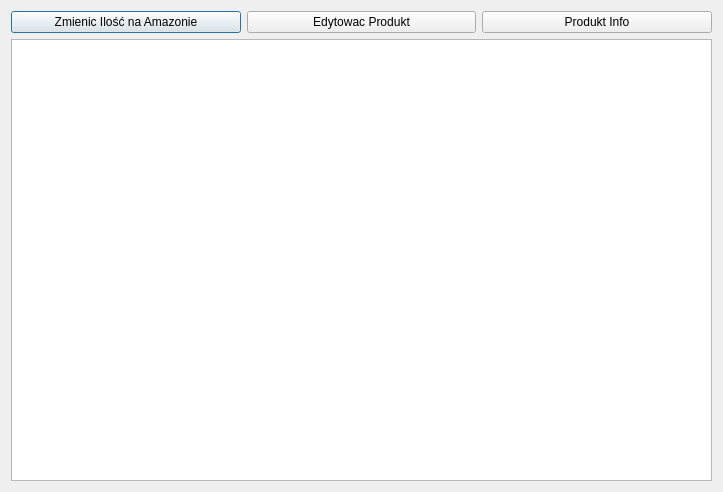
<?xml version="1.0" encoding="UTF-8"?>
<ui version="4.0">
 <class>Dostepne_Amazon</class>
 <widget class="QDialog" name="Dostepne_Amazon">
  <property name="geometry">
   <rect>
    <x>0</x>
    <y>0</y>
    <width>723</width>
    <height>492</height>
   </rect>
  </property>
  <property name="windowTitle">
   <string>Dialog</string>
  </property>
  <layout class="QVBoxLayout" name="verticalLayout_2">
   <item>
    <layout class="QVBoxLayout" name="verticalLayout">
     <item>
      <layout class="QHBoxLayout" name="horizontalLayout">
       <item>
        <widget class="QPushButton" name="ZmienicIloscButton">
         <property name="text">
          <string>Zmienic Ilość na Amazonie</string>
         </property>
        </widget>
       </item>
       <item>
        <widget class="QPushButton" name="EdytowacButton">
         <property name="text">
          <string>Edytowac Produkt</string>
         </property>
        </widget>
       </item>
       <item>
        <widget class="QPushButton" name="InfoButton">
         <property name="text">
          <string>Produkt Info</string>
         </property>
        </widget>
       </item>
      </layout>
     </item>
     <item>
      <widget class="QListWidget" name="listWidget"/>
     </item>
    </layout>
   </item>
  </layout>
 </widget>
 <resources/>
 <connections/>
</ui>
